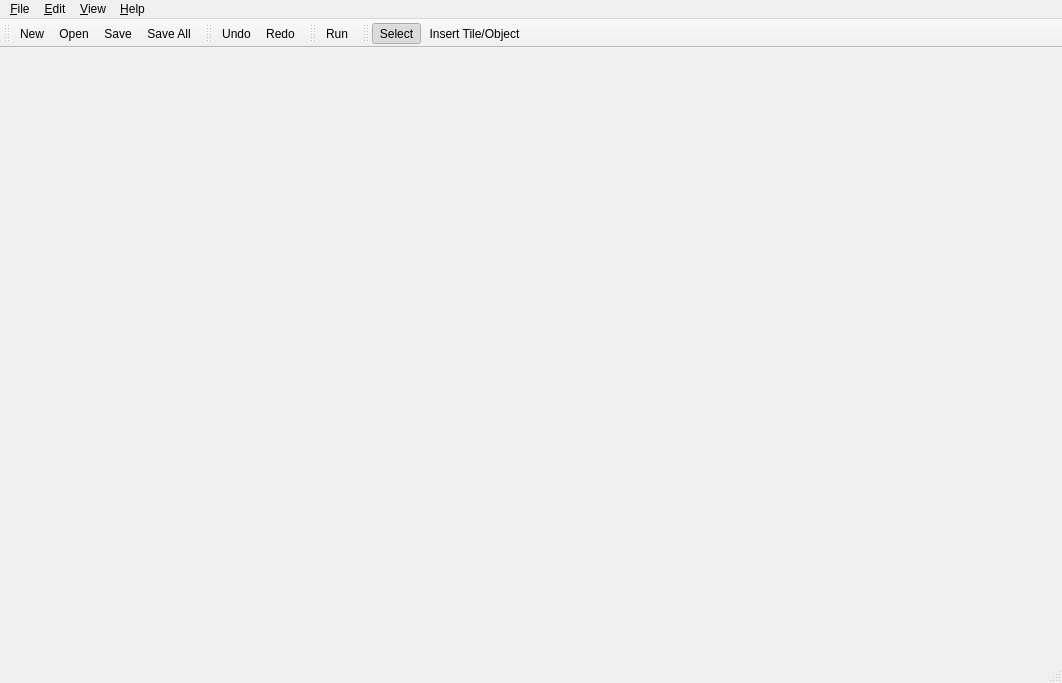
<?xml version="1.0" encoding="UTF-8"?>
<ui version="4.0">
 <author>bilge theall</author>
 <class>MainWindow</class>
 <widget class="QMainWindow" name="MainWindow">
  <property name="geometry">
   <rect>
    <x>0</x>
    <y>0</y>
    <width>1062</width>
    <height>683</height>
   </rect>
  </property>
  <property name="windowTitle">
   <string>Level Editor</string>
  </property>
  <property name="windowIcon">
   <iconset resource="resource/editor.qrc">
    <normaloff>:/other/images/default.png</normaloff>:/other/images/default.png</iconset>
  </property>
  <property name="tabShape">
   <enum>QTabWidget::Rounded</enum>
  </property>
  <property name="dockNestingEnabled">
   <bool>false</bool>
  </property>
  <widget class="QWidget" name="centralWidget">
   <property name="enabled">
    <bool>true</bool>
   </property>
   <property name="sizePolicy">
    <sizepolicy hsizetype="Expanding" vsizetype="Expanding">
     <horstretch>0</horstretch>
     <verstretch>0</verstretch>
    </sizepolicy>
   </property>
   <layout class="QHBoxLayout" name="horizontalLayout">
    <property name="spacing">
     <number>1</number>
    </property>
    <property name="leftMargin">
     <number>1</number>
    </property>
    <property name="topMargin">
     <number>1</number>
    </property>
    <property name="rightMargin">
     <number>1</number>
    </property>
    <property name="bottomMargin">
     <number>1</number>
    </property>
   </layout>
  </widget>
  <widget class="QMenuBar" name="mainMenu">
   <property name="geometry">
    <rect>
     <x>0</x>
     <y>0</y>
     <width>1062</width>
     <height>23</height>
    </rect>
   </property>
   <widget class="QMenu" name="menu">
    <property name="title">
     <string>&amp;File</string>
    </property>
    <widget class="QMenu" name="menuRecentFiles">
     <property name="title">
      <string>&amp;Recent Files</string>
     </property>
     <addaction name="separator"/>
     <addaction name="actionClearRecentFiles"/>
    </widget>
    <addaction name="actionNew"/>
    <addaction name="actionOpen"/>
    <addaction name="menuRecentFiles"/>
    <addaction name="separator"/>
    <addaction name="actionSave"/>
    <addaction name="actionSaveAll"/>
    <addaction name="separator"/>
    <addaction name="actionClose"/>
    <addaction name="actionCloseAll"/>
    <addaction name="separator"/>
    <addaction name="actionExit"/>
   </widget>
   <widget class="QMenu" name="menuEdit">
    <property name="title">
     <string>&amp;Edit</string>
    </property>
    <addaction name="actionUndo"/>
    <addaction name="actionRedo"/>
    <addaction name="separator"/>
    <addaction name="actionCut"/>
    <addaction name="actionCopy"/>
    <addaction name="actionPaste"/>
    <addaction name="actionDelete"/>
   </widget>
   <widget class="QMenu" name="menuView">
    <property name="title">
     <string>&amp;View</string>
    </property>
    <addaction name="separator"/>
    <addaction name="actionAlwaysOnTop"/>
    <addaction name="actionShowBorder"/>
    <addaction name="separator"/>
    <addaction name="actionZoomIn"/>
    <addaction name="actionZoomOut"/>
    <addaction name="actionZoomNormal"/>
    <addaction name="separator"/>
    <addaction name="actionPreferences"/>
   </widget>
   <widget class="QMenu" name="menu_H">
    <property name="title">
     <string>&amp;Help</string>
    </property>
    <addaction name="actionLicense"/>
    <addaction name="separator"/>
    <addaction name="actionAbout"/>
    <addaction name="actionAboutQt"/>
   </widget>
   <addaction name="menu"/>
   <addaction name="menuEdit"/>
   <addaction name="menuView"/>
   <addaction name="menu_H"/>
  </widget>
  <widget class="QStatusBar" name="statusBar"/>
  <widget class="QToolBar" name="MainToolBar">
   <property name="windowTitle">
    <string>Main toolbar</string>
   </property>
   <attribute name="toolBarArea">
    <enum>TopToolBarArea</enum>
   </attribute>
   <attribute name="toolBarBreak">
    <bool>false</bool>
   </attribute>
   <addaction name="actionNew"/>
   <addaction name="actionOpen"/>
   <addaction name="actionSave"/>
   <addaction name="actionSaveAll"/>
  </widget>
  <widget class="QToolBar" name="EditToolBar">
   <property name="windowTitle">
    <string>Edit toolbar</string>
   </property>
   <attribute name="toolBarArea">
    <enum>TopToolBarArea</enum>
   </attribute>
   <attribute name="toolBarBreak">
    <bool>false</bool>
   </attribute>
   <addaction name="actionUndo"/>
   <addaction name="actionRedo"/>
  </widget>
  <widget class="QToolBar" name="RunToolBar">
   <property name="windowTitle">
    <string>Run toolbar</string>
   </property>
   <attribute name="toolBarArea">
    <enum>TopToolBarArea</enum>
   </attribute>
   <attribute name="toolBarBreak">
    <bool>false</bool>
   </attribute>
   <addaction name="actionRun"/>
  </widget>
  <widget class="QToolBar" name="ActionsToolBar">
   <property name="enabled">
    <bool>true</bool>
   </property>
   <property name="windowTitle">
    <string>Command toolbar</string>
   </property>
   <attribute name="toolBarArea">
    <enum>TopToolBarArea</enum>
   </attribute>
   <attribute name="toolBarBreak">
    <bool>false</bool>
   </attribute>
   <addaction name="actionSelect"/>
   <addaction name="actionInsertTile"/>
  </widget>
  <action name="actionHelp">
   <property name="icon">
    <iconset>
     <normaloff>:/toolbar/images/Kombine_toolbar_014.png</normaloff>:/toolbar/images/Kombine_toolbar_014.png</iconset>
   </property>
   <property name="text">
    <string>Help</string>
   </property>
   <property name="shortcut">
    <string>F12</string>
   </property>
  </action>
  <action name="actionLicense">
   <property name="text">
    <string>License</string>
   </property>
  </action>
  <action name="actionAbout">
   <property name="icon">
    <iconset>
     <normaloff>:/toolbar/images/Kombine_toolbar_029.png</normaloff>:/toolbar/images/Kombine_toolbar_029.png</iconset>
   </property>
   <property name="text">
    <string>A&amp;bout</string>
   </property>
   <property name="toolTip">
    <string>About</string>
   </property>
   <property name="shortcut">
    <string>Ctrl+B</string>
   </property>
  </action>
  <action name="actionNew">
   <property name="icon">
    <iconset resource="resource/editor.qrc">
     <normaloff>:/toolbar/images/new.png</normaloff>:/toolbar/images/new.png</iconset>
   </property>
   <property name="text">
    <string>&amp;New</string>
   </property>
   <property name="shortcut">
    <string>Ctrl+N</string>
   </property>
  </action>
  <action name="actionOpen">
   <property name="icon">
    <iconset resource="resource/editor.qrc">
     <normaloff>:/toolbar/images/open.png</normaloff>:/toolbar/images/open.png</iconset>
   </property>
   <property name="text">
    <string>&amp;Open</string>
   </property>
   <property name="shortcut">
    <string>Ctrl+Q</string>
   </property>
  </action>
  <action name="actionSave">
   <property name="icon">
    <iconset resource="resource/editor.qrc">
     <normaloff>:/toolbar/images/save.png</normaloff>:/toolbar/images/save.png</iconset>
   </property>
   <property name="text">
    <string>&amp;Save</string>
   </property>
   <property name="toolTip">
    <string>Save current project.</string>
   </property>
   <property name="shortcut">
    <string>Ctrl+S</string>
   </property>
  </action>
  <action name="actionExit">
   <property name="checked">
    <bool>false</bool>
   </property>
   <property name="icon">
    <iconset resource="resource/editor.qrc">
     <normaloff>:/toolbar/images/quit.png</normaloff>:/toolbar/images/quit.png</iconset>
   </property>
   <property name="text">
    <string>Exit</string>
   </property>
   <property name="shortcut">
    <string>Alt+E</string>
   </property>
  </action>
  <action name="actionEnglish">
   <property name="checkable">
    <bool>true</bool>
   </property>
   <property name="checked">
    <bool>true</bool>
   </property>
   <property name="text">
    <string>English</string>
   </property>
  </action>
  <action name="actionChinese">
   <property name="checkable">
    <bool>true</bool>
   </property>
   <property name="text">
    <string>Chinese</string>
   </property>
  </action>
  <action name="actionZoomIn">
   <property name="icon">
    <iconset resource="resource/editor.qrc">
     <normaloff>:/toolbar/images/zoom_in.png</normaloff>:/toolbar/images/zoom_in.png</iconset>
   </property>
   <property name="text">
    <string>Zoom In</string>
   </property>
   <property name="toolTip">
    <string>Zoom In</string>
   </property>
   <property name="shortcut">
    <string>Ctrl+I</string>
   </property>
  </action>
  <action name="actionSelect">
   <property name="checkable">
    <bool>true</bool>
   </property>
   <property name="checked">
    <bool>true</bool>
   </property>
   <property name="icon">
    <iconset resource="resource/editor.qrc">
     <normaloff>:/toolbar/images/pointer.png</normaloff>:/toolbar/images/pointer.png</iconset>
   </property>
   <property name="text">
    <string>Select</string>
   </property>
   <property name="toolTip">
    <string>Toggle to select item</string>
   </property>
   <property name="shortcut">
    <string>Ctrl+1</string>
   </property>
  </action>
  <action name="actionZoomOut">
   <property name="icon">
    <iconset resource="resource/editor.qrc">
     <normaloff>:/toolbar/images/zoom_out.png</normaloff>:/toolbar/images/zoom_out.png</iconset>
   </property>
   <property name="text">
    <string>Zoom Out</string>
   </property>
   <property name="toolTip">
    <string>Frame Zoom Out</string>
   </property>
   <property name="shortcut">
    <string>Ctrl+O</string>
   </property>
  </action>
  <action name="actionZoomNormal">
   <property name="icon">
    <iconset resource="resource/editor.qrc">
     <normaloff>:/toolbar/images/zoom_restore.png</normaloff>:/toolbar/images/zoom_restore.png</iconset>
   </property>
   <property name="text">
    <string>Normal Size</string>
   </property>
   <property name="toolTip">
    <string>Restore</string>
   </property>
   <property name="shortcut">
    <string>Ctrl+/</string>
   </property>
  </action>
  <action name="actionShowHand">
   <property name="checkable">
    <bool>true</bool>
   </property>
   <property name="icon">
    <iconset resource="resource/editor.qrc">
     <normaloff>:/toolbar/images/hand.png</normaloff>:/toolbar/images/hand.png</iconset>
   </property>
   <property name="text">
    <string>show hand postion</string>
   </property>
   <property name="toolTip">
    <string>Define Hand Position</string>
   </property>
  </action>
  <action name="actionShowBase">
   <property name="checkable">
    <bool>true</bool>
   </property>
   <property name="icon">
    <iconset resource="resource/editor.qrc">
     <normaloff>:/toolbar/images/foot.png</normaloff>:/toolbar/images/foot.png</iconset>
   </property>
   <property name="text">
    <string>show base popstion</string>
   </property>
   <property name="toolTip">
    <string>Define Foot Position</string>
   </property>
  </action>
  <action name="actionPlay">
   <property name="icon">
    <iconset>
     <normaloff>:/toolbar/images/Kombine_toolbar_005.png</normaloff>:/toolbar/images/Kombine_toolbar_005.png</iconset>
   </property>
   <property name="text">
    <string>play</string>
   </property>
   <property name="toolTip">
    <string>Play Action</string>
   </property>
   <property name="shortcut">
    <string>F5</string>
   </property>
  </action>
  <action name="actionPause">
   <property name="icon">
    <iconset>
     <normaloff>:/toolbar/images/Kombine_toolbar_004.png</normaloff>:/toolbar/images/Kombine_toolbar_004.png</iconset>
   </property>
   <property name="text">
    <string>Pause</string>
   </property>
   <property name="toolTip">
    <string>Pause Action</string>
   </property>
   <property name="shortcut">
    <string>F6</string>
   </property>
  </action>
  <action name="actionNextFrame">
   <property name="icon">
    <iconset>
     <normaloff>:/toolbar/images/Kombine_toolbar_002.png</normaloff>:/toolbar/images/Kombine_toolbar_002.png</iconset>
   </property>
   <property name="text">
    <string>nextFrame</string>
   </property>
   <property name="toolTip">
    <string>Next Frame</string>
   </property>
   <property name="shortcut">
    <string>F11</string>
   </property>
  </action>
  <action name="actionLastFrame">
   <property name="icon">
    <iconset>
     <normaloff>:/toolbar/images/Kombine_toolbar_001.png</normaloff>:/toolbar/images/Kombine_toolbar_001.png</iconset>
   </property>
   <property name="text">
    <string>lastFrame</string>
   </property>
   <property name="toolTip">
    <string>Last Frame</string>
   </property>
   <property name="shortcut">
    <string>F10</string>
   </property>
  </action>
  <action name="actionDeleteObj">
   <property name="icon">
    <iconset resource="resource/editor.qrc">
     <normaloff>:/toolbar/images/delete.png</normaloff>:/toolbar/images/delete.png</iconset>
   </property>
   <property name="text">
    <string>deleteObj</string>
   </property>
   <property name="toolTip">
    <string>Delete Object</string>
   </property>
  </action>
  <action name="actionPlayFast">
   <property name="icon">
    <iconset>
     <normaloff>:/toolbar/images/Kombine_toolbar_003.png</normaloff>:/toolbar/images/Kombine_toolbar_003.png</iconset>
   </property>
   <property name="text">
    <string>playFast</string>
   </property>
   <property name="toolTip">
    <string>Play Action Fast</string>
   </property>
   <property name="shortcut">
    <string>F7</string>
   </property>
  </action>
  <action name="actionPlaySlow">
   <property name="icon">
    <iconset>
     <normaloff>:/toolbar/images/Kombine_toolbar_006.png</normaloff>:/toolbar/images/Kombine_toolbar_006.png</iconset>
   </property>
   <property name="text">
    <string>playSlow</string>
   </property>
   <property name="toolTip">
    <string>Play Action Slow</string>
   </property>
   <property name="shortcut">
    <string>F8</string>
   </property>
  </action>
  <action name="actionFramesList">
   <property name="checkable">
    <bool>true</bool>
   </property>
   <property name="checked">
    <bool>true</bool>
   </property>
   <property name="text">
    <string>&amp;Frames List</string>
   </property>
  </action>
  <action name="actionViewActions">
   <property name="checkable">
    <bool>true</bool>
   </property>
   <property name="checked">
    <bool>false</bool>
   </property>
   <property name="text">
    <string>&amp;Action</string>
   </property>
  </action>
  <action name="actionViewSounds">
   <property name="checkable">
    <bool>true</bool>
   </property>
   <property name="checked">
    <bool>false</bool>
   </property>
   <property name="text">
    <string>Sound</string>
   </property>
  </action>
  <action name="actionViewProperties">
   <property name="checkable">
    <bool>true</bool>
   </property>
   <property name="checked">
    <bool>false</bool>
   </property>
   <property name="text">
    <string>&amp;Property</string>
   </property>
  </action>
  <action name="actionViewPlayer">
   <property name="checkable">
    <bool>true</bool>
   </property>
   <property name="checked">
    <bool>false</bool>
   </property>
   <property name="text">
    <string>Action Player</string>
   </property>
  </action>
  <action name="actionMapEditor">
   <property name="text">
    <string>&amp;Map Editor </string>
   </property>
  </action>
  <action name="actionMaterialEditor">
   <property name="text">
    <string>M&amp;aterial Editor</string>
   </property>
  </action>
  <action name="actionWeaponEditor">
   <property name="text">
    <string>&amp;Weapon Editor</string>
   </property>
  </action>
  <action name="actionPaticle_Editor">
   <property name="text">
    <string>Paticle Editor</string>
   </property>
  </action>
  <action name="actionClearRecentFiles">
   <property name="text">
    <string>&amp;Clear</string>
   </property>
  </action>
  <action name="actionViewPaticles">
   <property name="checkable">
    <bool>true</bool>
   </property>
   <property name="text">
    <string>Pati&amp;cles</string>
   </property>
  </action>
  <action name="actionViewFrames">
   <property name="checkable">
    <bool>true</bool>
   </property>
   <property name="text">
    <string>Frames</string>
   </property>
  </action>
  <action name="actionClose">
   <property name="text">
    <string>Close</string>
   </property>
   <property name="toolTip">
    <string>Close current project.</string>
   </property>
  </action>
  <action name="actionShowExtraObjects">
   <property name="icon">
    <iconset>
     <normaloff>:/main/images/pt29_a3.bmp</normaloff>:/main/images/pt29_a3.bmp</iconset>
   </property>
   <property name="text">
    <string>show extra objects</string>
   </property>
  </action>
  <action name="actionShowBorder">
   <property name="checkable">
    <bool>true</bool>
   </property>
   <property name="text">
    <string>Display Border</string>
   </property>
  </action>
  <action name="actionPaste">
   <property name="enabled">
    <bool>false</bool>
   </property>
   <property name="icon">
    <iconset>
     <normaloff>:/images/16x16/edit-paste.png</normaloff>:/images/16x16/edit-paste.png</iconset>
   </property>
   <property name="text">
    <string>&amp;Paste</string>
   </property>
  </action>
  <action name="actionCopy">
   <property name="enabled">
    <bool>false</bool>
   </property>
   <property name="icon">
    <iconset resource="resource/editor.qrc">
     <normaloff>:/toolbar/images/copy.png</normaloff>:/toolbar/images/copy.png</iconset>
   </property>
   <property name="text">
    <string>&amp;Copy</string>
   </property>
  </action>
  <action name="actionQuit">
   <property name="icon">
    <iconset resource="resource/editor.qrc">
     <normaloff>:/toolbar/images/quit.png</normaloff>:/toolbar/images/quit.png</iconset>
   </property>
   <property name="text">
    <string>&amp;Quit</string>
   </property>
   <property name="menuRole">
    <enum>QAction::QuitRole</enum>
   </property>
  </action>
  <action name="actionCut">
   <property name="enabled">
    <bool>false</bool>
   </property>
   <property name="icon">
    <iconset resource="resource/editor.qrc">
     <normaloff>:/toolbar/images/cut.png</normaloff>:/toolbar/images/cut.png</iconset>
   </property>
   <property name="text">
    <string>Cu&amp;t</string>
   </property>
  </action>
  <action name="actionDelete">
   <property name="enabled">
    <bool>false</bool>
   </property>
   <property name="icon">
    <iconset resource="resource/editor.qrc">
     <normaloff>:/toolbar/images/delete.png</normaloff>:/toolbar/images/delete.png</iconset>
   </property>
   <property name="text">
    <string>&amp;Delete</string>
   </property>
   <property name="iconText">
    <string>Delete</string>
   </property>
  </action>
  <action name="actionPreferences">
   <property name="text">
    <string>Pre&amp;ferences...</string>
   </property>
   <property name="shortcut">
    <string>Ctrl+P</string>
   </property>
   <property name="menuRole">
    <enum>QAction::PreferencesRole</enum>
   </property>
  </action>
  <action name="actionSaveAll">
   <property name="icon">
    <iconset resource="resource/editor.qrc">
     <normaloff>:/toolbar/images/saveall.png</normaloff>:/toolbar/images/saveall.png</iconset>
   </property>
   <property name="text">
    <string>Save All</string>
   </property>
   <property name="toolTip">
    <string>Save all project.</string>
   </property>
  </action>
  <action name="actionExport">
   <property name="text">
    <string>&amp;Export</string>
   </property>
   <property name="shortcut">
    <string>Ctrl+E</string>
   </property>
  </action>
  <action name="actionReload">
   <property name="text">
    <string>Reload</string>
   </property>
   <property name="shortcut">
    <string>Ctrl+R</string>
   </property>
  </action>
  <action name="actionCloseAll">
   <property name="text">
    <string>C&amp;lose All</string>
   </property>
   <property name="shortcut">
    <string>Ctrl+Shift+W</string>
   </property>
  </action>
  <action name="actionCharacterProperties">
   <property name="icon">
    <iconset resource="resource/editor.qrc">
     <normaloff>:/menu/images/harmer.png</normaloff>:/menu/images/harmer.png</iconset>
   </property>
   <property name="text">
    <string>Edit Properties</string>
   </property>
   <property name="toolTip">
    <string>View and edit character properties</string>
   </property>
  </action>
  <action name="actionDocumentation">
   <property name="text">
    <string>Documentation</string>
   </property>
  </action>
  <action name="actionBecomePatron">
   <property name="text">
    <string>Become a Patron</string>
   </property>
  </action>
  <action name="action">
   <property name="text">
    <string>-</string>
   </property>
  </action>
  <action name="actionDocumentProperties">
   <property name="text">
    <string>Project Properties</string>
   </property>
  </action>
  <action name="actionExportAs">
   <property name="text">
    <string>Export As</string>
   </property>
   <property name="shortcut">
    <string>Ctrl+Shift+E</string>
   </property>
  </action>
  <action name="actionAboutQt">
   <property name="text">
    <string>About Qt</string>
   </property>
  </action>
  <action name="actionSaveAs">
   <property name="text">
    <string>SaveAs</string>
   </property>
  </action>
  <action name="actionRedo">
   <property name="icon">
    <iconset resource="resource/editor.qrc">
     <normaloff>:/toolbar/images/redo.png</normaloff>:/toolbar/images/redo.png</iconset>
   </property>
   <property name="text">
    <string>Redo</string>
   </property>
  </action>
  <action name="actionUndo">
   <property name="icon">
    <iconset resource="resource/editor.qrc">
     <normaloff>:/toolbar/images/undo.png</normaloff>:/toolbar/images/undo.png</iconset>
   </property>
   <property name="text">
    <string>Undo</string>
   </property>
  </action>
  <action name="actionAlwaysOnTop">
   <property name="checkable">
    <bool>true</bool>
   </property>
   <property name="text">
    <string>AlwaysOnTop</string>
   </property>
  </action>
  <action name="actionRemoveArea">
   <property name="icon">
    <iconset resource="resource/editor.qrc">
     <normaloff>:/actionsdock/images/remove.png</normaloff>:/actionsdock/images/remove.png</iconset>
   </property>
   <property name="text">
    <string>RemoveArea</string>
   </property>
  </action>
  <action name="actionShowCollideArea">
   <property name="checkable">
    <bool>false</bool>
   </property>
   <property name="checked">
    <bool>false</bool>
   </property>
   <property name="icon">
    <iconset>
     <normaloff>:/toolbar/images/collide_area.png</normaloff>:/toolbar/images/collide_area.png</iconset>
   </property>
   <property name="text">
    <string>Show collide area</string>
   </property>
   <property name="toolTip">
    <string>Show collision area</string>
   </property>
  </action>
  <action name="actionShowTerrianArea">
   <property name="checkable">
    <bool>true</bool>
   </property>
   <property name="checked">
    <bool>false</bool>
   </property>
   <property name="icon">
    <iconset>
     <normaloff>:/toolbar/images/terrian_area.png</normaloff>:/toolbar/images/terrian_area.png</iconset>
   </property>
   <property name="text">
    <string>Show terrian area</string>
   </property>
   <property name="toolTip">
    <string>Show terrian area</string>
   </property>
  </action>
  <action name="actionShowAttackArea">
   <property name="checkable">
    <bool>true</bool>
   </property>
   <property name="checked">
    <bool>false</bool>
   </property>
   <property name="icon">
    <iconset>
     <normaloff>:/toolbar/images/attack_area.png</normaloff>:/toolbar/images/attack_area.png</iconset>
   </property>
   <property name="text">
    <string>Show attack area</string>
   </property>
   <property name="toolTip">
    <string>Show attack area</string>
   </property>
  </action>
  <action name="actionShowUndertakeArea">
   <property name="checkable">
    <bool>true</bool>
   </property>
   <property name="checked">
    <bool>false</bool>
   </property>
   <property name="icon">
    <iconset>
     <normaloff>:/toolbar/images/undertake_area.png</normaloff>:/toolbar/images/undertake_area.png</iconset>
   </property>
   <property name="text">
    <string>Show undertake area</string>
   </property>
   <property name="toolTip">
    <string>Show undertake area</string>
   </property>
  </action>
  <action name="actionRun">
   <property name="icon">
    <iconset resource="resource/editor.qrc">
     <normaloff>:/toolbar/images/run.png</normaloff>:/toolbar/images/run.png</iconset>
   </property>
   <property name="text">
    <string>Run</string>
   </property>
  </action>
  <action name="actionInsertTile">
   <property name="checkable">
    <bool>true</bool>
   </property>
   <property name="icon">
    <iconset resource="resource/editor.qrc">
     <normaloff>:/tools/images/add.png</normaloff>:/tools/images/add.png</iconset>
   </property>
   <property name="text">
    <string>Insert Tile/Object</string>
   </property>
   <property name="shortcut">
    <string>Ctrl+2</string>
   </property>
  </action>
 </widget>
 <resources>
  <include location="resource/editor.qrc"/>
 </resources>
 <connections/>
</ui>
